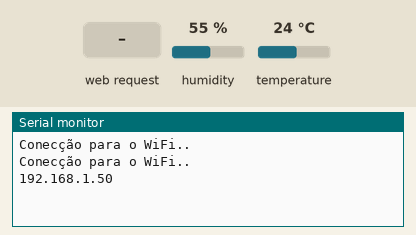
A program run on a simulated ESP32. Parts: the last lines printed to the serial monitor. Inputs (shaded band) come from the test bench; at power-on: humidity 55 %, temperature 24 °C. WiFi joins after 1.5 s; servers stay silent unless stated.

Above: at 3.2 s.
3.3 s: HTTP request GET /temperature received
At 3.9 s:
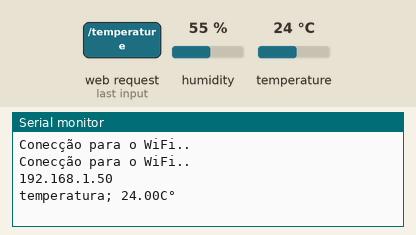
4.8 s: HTTP request GET /humidity received
At 5.4 s:
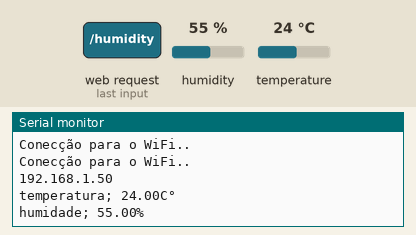

Measured:
- after the input at 3.3 s, the serial monitor: prints a new line at once (image 1)
- after the input at 4.8 s, the serial monitor: prints a new line at once (image 2)

The program:

main.cpp
```cpp
// Importar bibliotecas necessárias
#include <WiFi.h>
#include <ESPAsyncWebServer.h>
#include <Adafruit_Sensor.h>
#include <DHT.h>

// Substitua pelas suas credenciais de rede
const char* ssid = "MARIA_OiFibra2.4GHz";
const char* password = "Mf121052";

#define DHTPIN 4     // Pino digital conectado ao sensor DHT

//Descomente o tipo de sensor em uso:
#define DHTTYPE    DHT11     // DHT 11
//#define DHTTYPE    DHT22     // DHT 22 (AM2302)
//#define DHTTYPE    DHT21     // DHT 21 (AM2301)

DHT dht(DHTPIN, DHTTYPE);

// Crie um objeto AsyncWebServer na porta 80
AsyncWebServer server(80);

String readDHTTemperature() {
  // As leituras do sensor também podem ter até 2 segundos 'de idade (é um sensor muito lento)
  // Leia a temperatura como Celsius (o padrão)
  float t = dht.readTemperature();
  // Leia a temperatura como Fahrenheit (isFahrenheit = true)
  //float t = dht.readTemperature(true);
  // Verifique se alguma leitura falhou e saia mais cedo (para tentar novamente).
  if (isnan(t)) {
    Serial.println("Falha ao ler o sensor DHT!");
    return "--";
  }
  else {
    // Get Temperature
    Serial.print("temperatura; ");
    Serial.print(t);
    Serial.println("C°");
    //Serial.println(t);
    return String(t);
  }
}

String readDHTHumidity() {
  // As leituras do sensor também podem ter até 2 segundos 'de idade (é um sensor muito lento)
  float h = dht.readHumidity();
  if (isnan(h)) {
    Serial.println("Falha ao ler o sensor DHT!");
    return "--";
  }
  else {
    // Get Humidity
    Serial.print("humidade; ");
    Serial.print(h);
    Serial.println("%");
    //Serial.println(h);
    return String(h);
  }
}

const char index_html[] PROGMEM = R"rawliteral(
<!DOCTYPE HTML><!html>
<!head>
  <meta name="viewport" content="width=device-width, initial-scale=1">

  <link rel="stylesheet" href="https://use.fontawesome.com/releases/v5.7.2/css/all.css" integrity="sha384-fnmOCqbTlWIlj8LyTjo7mOUStjsKC4pOpQbqyi7RrhN7udi9RwhKkMHpvLbHG9Sr" crossorigin="anonymous">

  <!style>
  <!link rel="stylesh
    html {
     font-family: Arial;
     display: inline-block;
     margin: 0px auto;
     text-align: center;
    }
    h2 { font-size: 3.0rem; }
    p { font-size: 3.0rem; }
    .units { font-size: 1.2rem; }
    .dht-labels{
      font-size: 1.5rem;
      vertical-align:middle;
      padding-bottom: 15px;
    }
  <!/style>
<!/head>
<!body>
  <h2>ESP32 DHT Server</h2>
  <p>
    <i class="fas fa-thermometer-half" style="color:#059e8a;"></i>
    <span class="dht-labels">Temperatura</span>
    <span id="temperature">%TEMPERATURE%</span>
    <sup class="units"> °C </sup>
  </p>
  <p>
    <i class="fas fa-tint" style="color:#0000FF;"></i>
    <span class="dht-labels">Umidade</span>
    <span id="humidity">%HUMIDITY%</span>
    <sup class="units"> % </sup>
  </p>
</body>
<script>
setInterval(function ( ) {
  var xhttp = new XMLHttpRequest();
  xhttp.onreadystatechange = function() {
    if (this.readyState == 4 && this.status == 200) {
      document.getElementById("temperature").innerHTML = this.responseText;
    }
  };
  xhttp.open("GET", "/temperature", true);
  xhttp.send();
}, 10000 ) ;

setInterval(function ( ) {
  var xhttp = new XMLHttpRequest();
  xhttp.onreadystatechange = function() {
    if (this.readyState == 4 && this.status == 200) {
      document.getElementById("humidity").innerHTML = this.responseText;
    }
  };
  xhttp.open("GET", "/humidity", true);
  xhttp.send();
}, 10000 ) ;
<!/script>
<!/html>)rawliteral";

// Substitui o espaço reservado pelos valores DHT
String processor(const String& var){
  //Serial.println(var);
  if(var == "TEMPERATURE"){
    return readDHTTemperature();
  }
  else if(var == "HUMIDITY"){
    return readDHTHumidity();
  }
  return String();
}

void setup(){
  // Porta serial para fins de depuração
  Serial.begin(9600);

  dht.begin();

  // Conecte-se ao Wi-Fi
  WiFi.begin(ssid, password);
  while (WiFi.status() != WL_CONNECTED)
  {
    delay(1000);
    Serial.println("Conecção para o WiFi..");
  }

  // Imprimir endereço IP local do ESP32
  Serial.println(WiFi.localIP());

   // Rota para raiz / página da web
  server.on("/", HTTP_GET, [](AsyncWebServerRequest *request)
  {
    request->send_P(200, "text/html", index_html, processor);
  });
  server.on("/temperature", HTTP_GET, [](AsyncWebServerRequest *request)
  {
    request->send_P(200, "text/plain", readDHTTemperature().c_str());
  });
  server.on("/humidity", HTTP_GET, [](AsyncWebServerRequest *request)
  {
    request->send_P(200, "text/plain", readDHTHumidity().c_str());
  });


  // Start server
  server.begin();
}

void loop()
{
 /*  float temp = 0;
  float humid = 0;

  temp = dht.readTemperature();
  humid = dht.readHumidity();

  // Get Temperature
  Serial.print("temperatura; ");
  Serial.print(temp);
  Serial.println("C°");

  // Get Humidity
  Serial.print("humidade; ");
  Serial.print(humid);
  Serial.println("%");

  delay(5000); */
}
```
